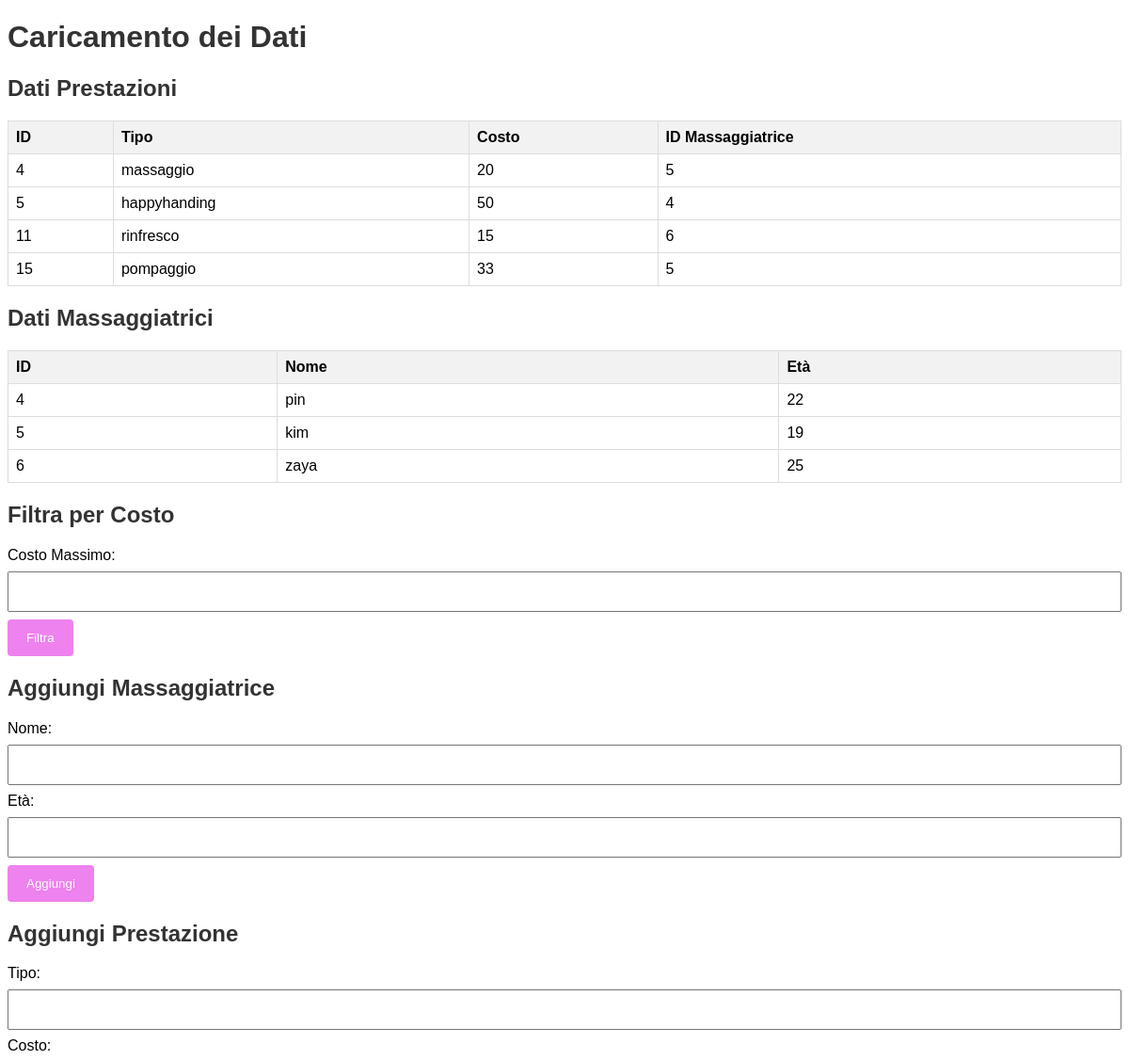
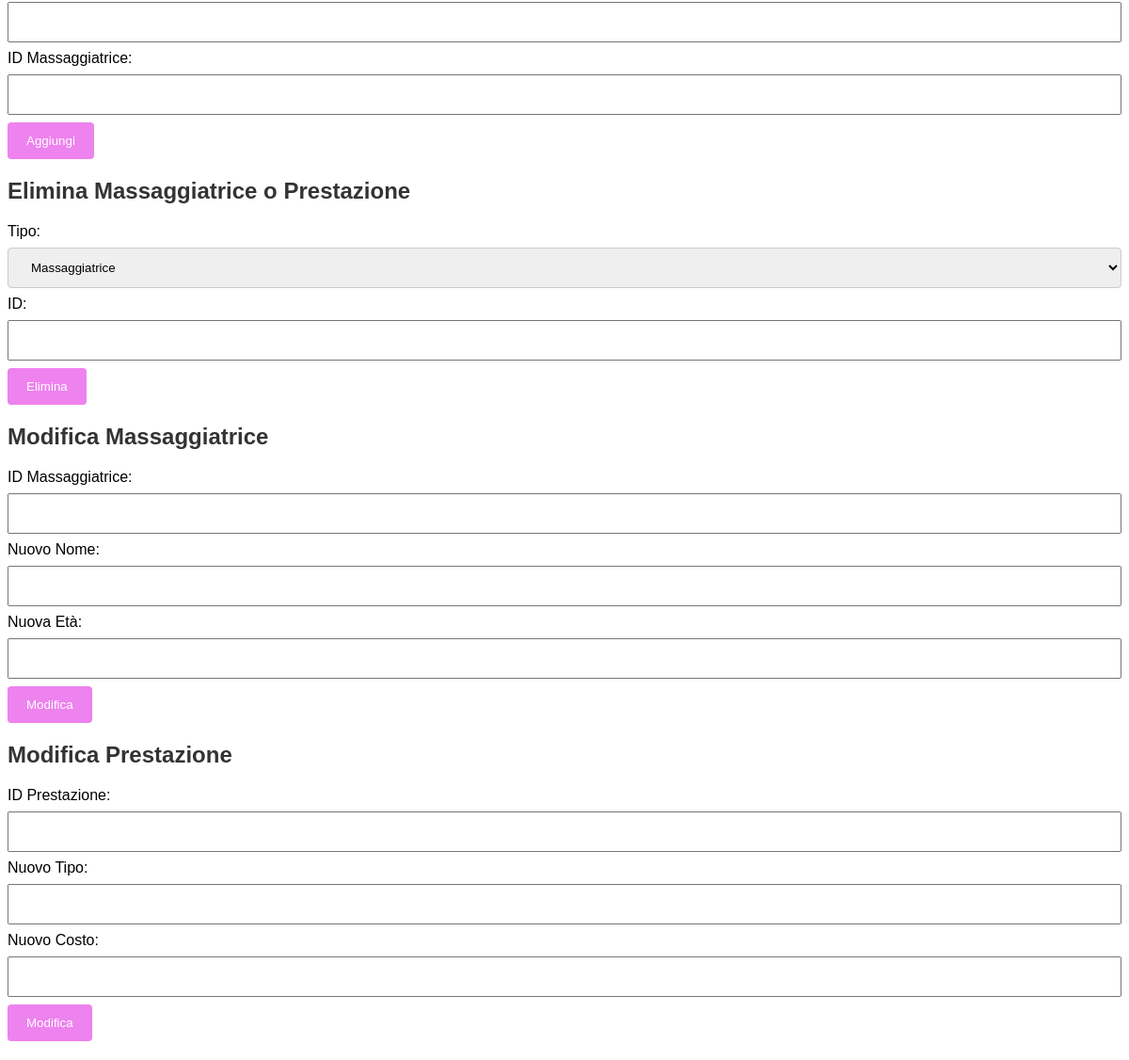
Screenshot of /login/pagina.php with the database file from the repository (2 pictures, top to bottom).
### tables this page shows
CREATE TABLE `prestazione` (
  `id` int(11) NOT NULL,
  `tipo` varchar(15) NOT NULL,
  `costo` varchar(15) NOT NULL,
  `id_massaggiatrice` int(11) NOT NULL
);

CREATE TABLE `massaggiatrici` (
  `id` int(11) NOT NULL,
  `nome` varchar(10) NOT NULL,
  `eta` int(2) NOT NULL
);

### login/pagina.php (the view, shortened to what this page needs)
<?php
class btnFiltra {
    private $connection;
    public function __construct() {
        $this->connection = new mysqli("127.0.0.1", "programma1", "12345", "centro_massaggi");
    }
    public function Form1_Load() {
        $this->CaricaDatiPrestazioni();
        $this->CaricaDatiMassaggiatrici();
    }
    private function CaricaDatiPrestazioni() {
        echo "<h2>Dati Prestazioni</h2>";
        echo "<table>";
        echo "<tr><th>ID</th><th>Tipo</th><th>Costo</th><th>ID Massaggiatrice</th></tr>";
        $query = "SELECT id, tipo, costo, id_massaggiatrice FROM prestazione";
        $result = $this->connection->query($query);
        if ($result->num_rows > 0) {
            while ($row = $result->fetch_assoc()) {
                echo "<tr><td>".$row["id"]."</td><td>".$row["tipo"]."</td><td>".$row["costo"]."</td><td>".$row["id_massaggiatrice"]."</td></tr>";
            }
        } else {
            echo "<tr><td colspan='4'>Nessun risultato trovato per le prestazioni.</td></tr>";
        }
        echo "</table>";
    }
    private function CaricaDatiMassaggiatrici() {
        echo "<h2>Dati Massaggiatrici</h2>";
        echo "<table>";
        echo "<tr><th>ID</th><th>Nome</th><th>Età</th></tr>";
        $query = "SELECT id, nome, eta FROM massaggiatrici";
        $result = $this->connection->query($query);
        if ($result->num_rows > 0) {
            while ($row = $result->fetch_assoc()) {
                echo "<tr><td>".$row["id"]."</td><td>".$row["nome"]."</td><td>".$row["eta"]."</td></tr>";
            }
        } else {
            echo "<tr><td colspan='3'>Nessun risultato trovato per le massaggiatrici.</td></tr>";
        }
        echo "</table>";
    }
}
$btnFiltra = new btnFiltra();
?>
<!DOCTYPE html>
<html>
<head>
</head>
<body>
<h1>Caricamento dei Dati</h1>
<?php $btnFiltra->Form1_Load(); ?>
<h2>Filtra per Costo</h2>
<form method="post">
    Costo Massimo: <input type="number" name="costoFiltro" required><br>
    <input type="submit" value="Filtra">
</form>
<h2>Aggiungi Massaggiatrice</h2>
<form method="post">
    Nome: <input type="text" name="nomeMassaggiatrice" required><br>
    Età: <input type="number" name="etaMassaggiatrice" required><br>
    <input type="submit" value="Aggiungi">
</form>
<h2>Aggiungi Prestazione</h2>
<form method="post">
    Tipo: <input type="text" name="tipoPrestazione" required><br>
    Costo: <input type="number" name="costoPrestazione" required><br>
    ID Massaggiatrice: <input type="number" name="idMassaggiatrice" required><br>
    <input type="submit" value="Aggiungi">
</form>
<h2>Elimina Massaggiatrice o Prestazione</h2>
<form method="post">
    Tipo:
    <select name="eliminaTipo" required>
        <option value="massaggiatrice">Massaggiatrice</option>
    </select><br>
    ID: <input type="number" name="eliminaID" required><br>
    <input type="submit" value="Elimina">
</form>
<h2>Modifica Massaggiatrice</h2>
<form method="post">
    ID Massaggiatrice: <input type="number" name="idMassaggiatriceModifica" required><br>
    Nuovo Nome: <input type="text" name="nomeMassaggiatriceModifica" required><br>
    Nuova Età: <input type="number" name="etaMassaggiatriceModifica" required><br>
    <input type="submit" name="modificaMassaggiatrice" value="Modifica">
</form>
<h2>Modifica Prestazione</h2>
<form method="post">
    ID Prestazione: <input type="number" name="idPrestazioneModifica" required><br>
    Nuovo Tipo: <input type="text" name="tipoPrestazioneModifica" required><br>
    Nuovo Costo: <input type="number" name="costoPrestazioneModifica" required><br>
    <input type="submit" name="modificaPrestazione" value="Modifica">
</form>
</body>
</html>

### login/pagina.php (style rules this page uses)
body { font-family: Arial, sans-serif; }
h1, h2 { color: #333; }
table { width: 100%; border-collapse: collapse; margin-bottom: 20px; }
th, td { border: 1px solid #ddd; padding: 8px; text-align: left; }
th { background-color: #f2f2f2; }
form { margin-bottom: 20px; }
input[type=text], input[type=number] { width: 100%; padding: 12px 20px; margin: 8px 0; box-sizing: border-box; }
input[type=submit] { background-color: #EE82EE; color: white; padding: 12px 20px; border: none; border-radius: 4px; cursor: pointer; }
select { width: 100%; padding: 12px 20px; margin: 8px 0; border: 1px solid #ccc; border-radius: 4px; box-sizing: border-box; }

### rows the page displays
prestazione: id "4", tipo "massaggio", costo "20", id_massaggiatrice "5"
prestazione: id "5", tipo "happyhanding", costo "50", id_massaggiatrice "4"
prestazione: id "11", tipo "rinfresco", costo "15", id_massaggiatrice "6"
prestazione: id "15", tipo "pompaggio", costo "33", id_massaggiatrice "5"
massaggiatrici: id "4", nome "pin", eta "22"
massaggiatrici: id "5", nome "kim", eta "19"
massaggiatrici: id "6", nome "zaya", eta "25"
